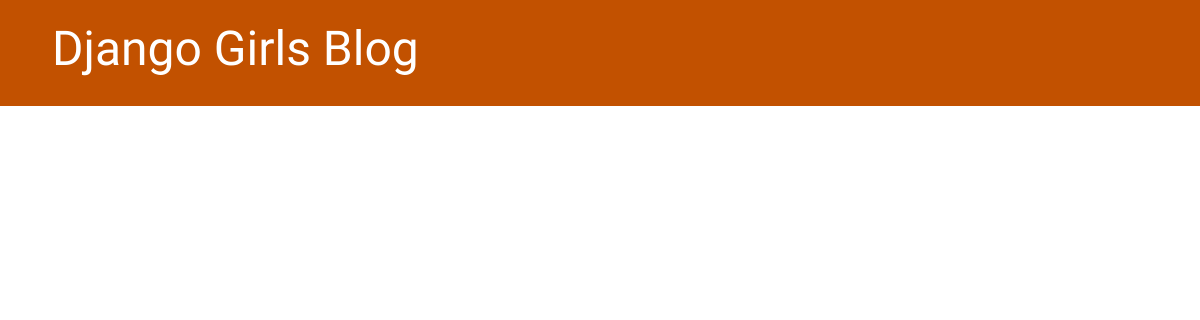
The app's page /, older data.
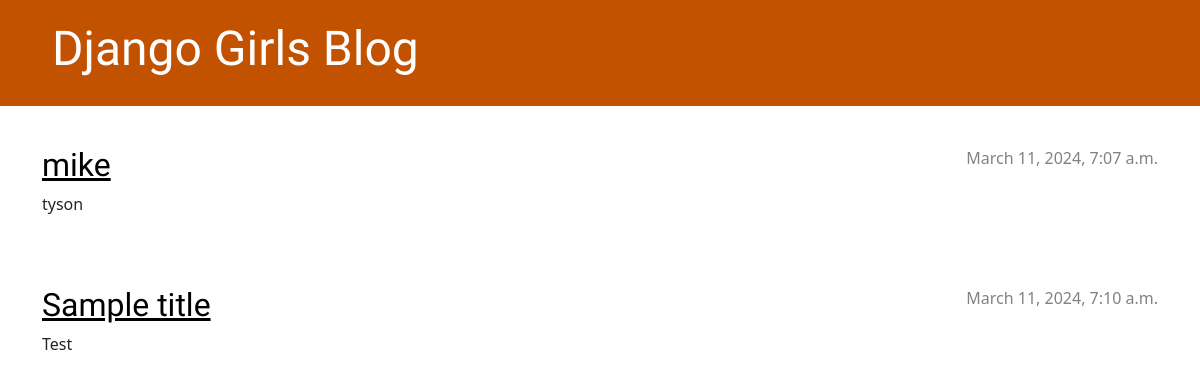
The same page, newer data.
### blog/models.py (models this page shows, shortened)
class Post(models.Model):
    author = models.ForeignKey(settings.AUTH_USER_MODEL, on_delete=models.CASCADE)
    title = models.CharField(max_length=200)
    text = models.TextField()
    created_date = models.DateTimeField(default=timezone.now)
    published_date = models.DateTimeField(blank=True, null=True)

### blog/views.py (the view)
# urls.py: path('', views.post_list, name='post_list'),
def post_list(request):
    posts = Post.objects.filter(published_date__lte=timezone.now()).order_by('published_date')
    return render(request, 'blog/post_list.html', {'posts': posts})

### blog/templates/blog/post_list.html
{% extends 'blog/base.html' %}
{% block content %}
    {% for post in posts %}
        <article class="post">
            <time class="date">
                {{ post.published_date }}
            </time>
            <h2><a href="{% url 'post_detail' pk=post.pk %}">{{ post.title }}</a></h2>
            <p>{{ post.text|linebreaksbr }}</p>
        </article>
    {% endfor %}
{% endblock %}

Row changes from the older to the newer data that the page shows:
added Post: published_date "March 11, 2024, 7:07 a.m.", title "mike", text "tyson"
added Post: published_date "March 11, 2024, 7:10 a.m.", title "Sample title", text "Test"
